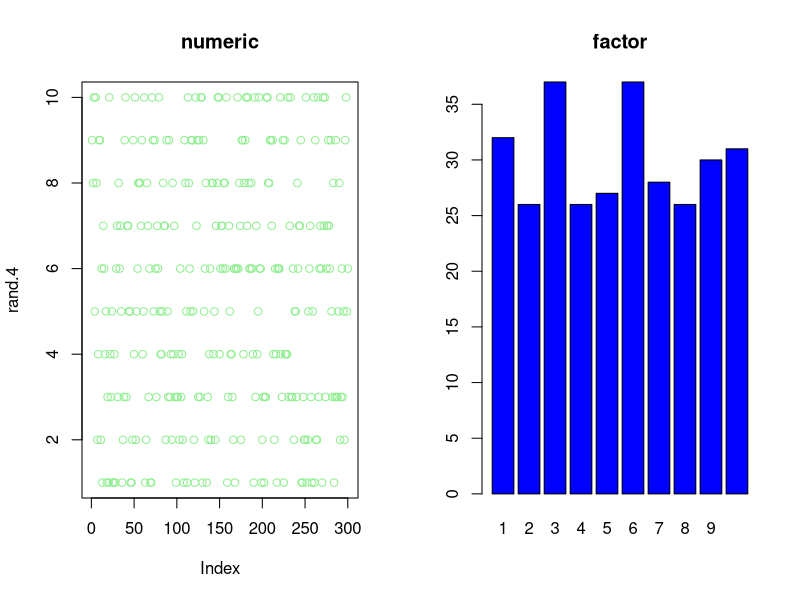
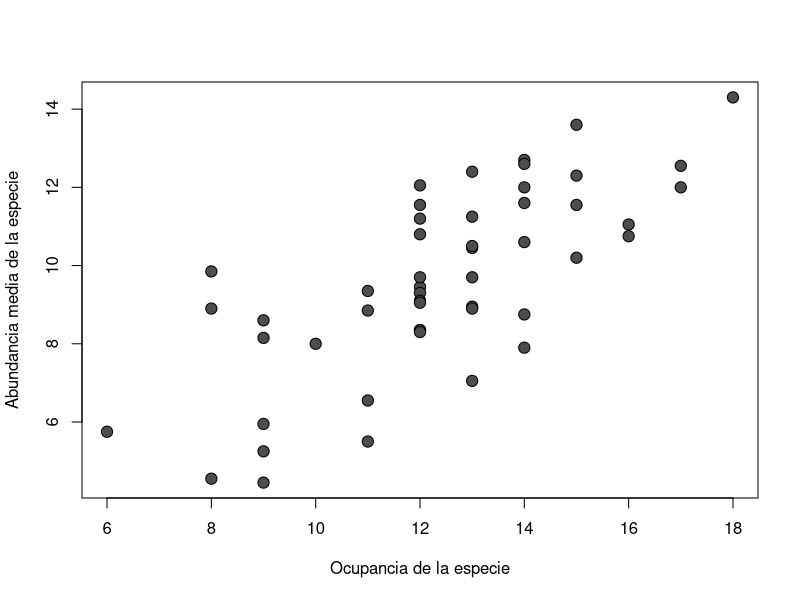
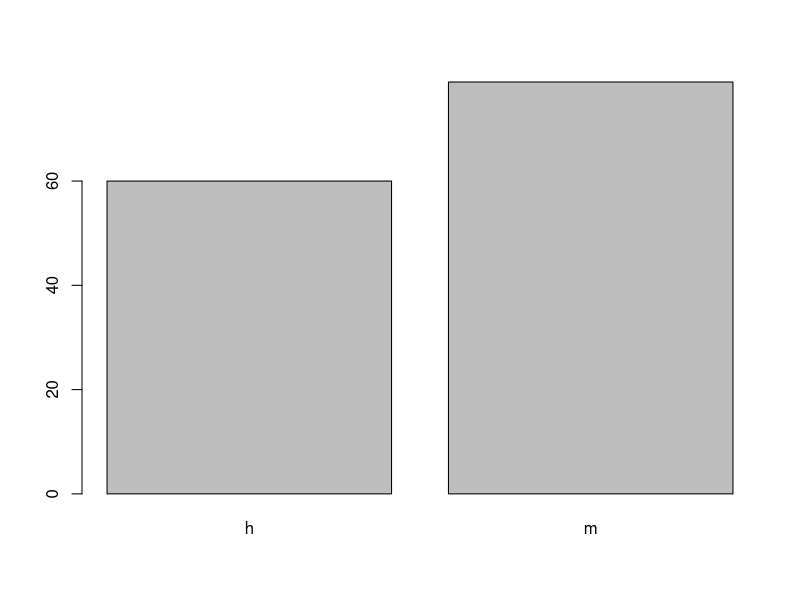

These charts were generated, in order, by the following R code:
################################################################################
### R BASICS WORKSHOP                                                        ###
### EJERCICIO 3-2: Objetos                                                   ###
###                                                                          ###
### Métodos de biología computacional                                        ###
### Facultad de Ciencias, UNAM                                               ###
### Website: github.com/hachepunto/R_Basics_workshop                         ###
################################################################################

## OBJETIVO:
## Familiarizarte con los distintos tipos y clases de objetos en R.

## CÓMO TRABAJAR ESTE EJERCICIO:
## 1. Escribe tus respuestas en este mismo archivo, debajo de cada tarea.
## 2. TODO lo que no sea código debe ir precedido de '#'. Si escribes texto sin
##    '#', el archivo deja de ser código válido y ya no corre.
## 3. El archivo ya corre completo tal como está: el código que necesitas para
##    contestar ya viene escrito. Tu trabajo es leerlo, predecir qué hace,
##    correrlo y explicar el resultado.
## 4. Antes de entregar, corre el archivo de principio a fin
##    (source("3-2_objetos.r") en la consola) y asegúrate de que no truena.

## DIRECTORIO DE TRABAJO:
## Este ejercicio lee un archivo de la carpeta "Datasets". Tu directorio de
## trabajo debe ser la carpeta del taller (la que contiene "Datasets").
## Compruébalo con getwd() y cámbialo con setwd() si hace falta.

## NOTA SOBRE try():
## Algunas líneas de este ejercicio tienen errores A PROPÓSITO; tu tarea es leer
## el mensaje de error y entenderlo. Están envueltas en try() para que el error
## se imprima pero el archivo siga corriendo.

## NOTA SOBRE REPRODUCIBILIDAD:
## Este ejercicio usa números aleatorios, así que tus resultados no van a ser
## idénticos a los de tus compañeros. Eso es esperado y es parte de la lección
## (ver TAREA 6). Si quieres resultados repetibles, descomenta esta línea:
# set.seed(123)


# Crea un objeto con 100 valores aleatorios tomados de una distribución normal
# con un promedio de 5 y una desviación estándar de 1.5.
rand.1 <- rnorm(100, mean = 5, sd = 1.5)

class(rand.1)
mode(rand.1)
length(rand.1)

## TAREA 1: ¿Qué clase de objeto es 'rand.1'? ¿Qué tipo de datos contiene?
## ¿Cuál es su longitud? Las tres líneas de arriba te lo dicen: explica en
## un comentario qué significa cada una.

mean(rand.1)
sd(rand.1)

## TAREA 2: ¿La media y la desviación estándar salieron exactamente 5 y 1.5?
## ¿Por qué sí o por qué no?


# Esto RE-ESCRIBE 'rand.1' con otros 100 valores de la misma distribución.
rand.1 <- rnorm(100, mean = 5, sd = 1.5)

mean(rand.1)
sd(rand.1)

## TAREA 3: ¿La media es idéntica a la de antes? ¿Por qué sí / por qué no?


# Abre el archivo de ayuda para la función 'as.character'.
?as.character

# Crea un vector de caracteres a partir de 'rand.1'.
rand.2 <- as.character(rand.1)

class(rand.2)
mode(rand.2)
length(rand.2)

## TAREA 4: ¿Qué cambió y qué NO cambió entre 'rand.1' y 'rand.2'?

rand.1
rand.2
## TAREA 5: Al imprimir estos dos objetos, ¿en qué se ven diferentes?


identical(rand.1, rand.2)
## TAREA 6: ¿Qué hace la función 'identical'? ¿Por qué este resultado es FALSE,
## si los dos objetos "tienen los mismos números"?


# Transforma 'rand.2' de vuelta a números.
rand.3 <- as.numeric(rand.2)

class(rand.1)
class(rand.3)
identical(class(rand.1), class(rand.3))
# Las clases sí son idénticas.

identical(rand.1, rand.3)
rand.1 - rand.3
## TAREA 7: ¿Por qué 'identical(rand.1, rand.3)' todavía es FALSE? Mira las
## diferencias que imprime la línea de arriba: no son exactamente cero. Esta es
## una lección sobre precisión numérica y sobre el cuidado que hay que tener al
## comparar números con '=='. (El ejercicio 3-3 trata este tema a fondo.)


seq.1 <- 1:5
seq.1
## Crea un vector con la secuencia 1, 2, 3, 4, 5.


## TAREA 8: Queremos un vector de longitud 10 que sea una muestra aleatoria de
## los números en 'seq.1'. La línea de abajo falla. Lee el error y la ayuda de
## 'sample' y explica por qué. ¿Qué argumento hay que agregar?
try(sample(x = seq.1, size = 10))

sample(x = seq.1, size = 10, replace = TRUE)
# Así sí funciona.


rand.3 <- as.character(sample(1:10, size = 300, replace = TRUE))
# RE-ESCRIBE 'rand.3': ahora es un vector de caracteres de longitud 300 con una
# muestra aleatoria de enteros del 1 al 10.

is.numeric(rand.3) # Esto debe ser FALSE.
is.character(rand.3) # Esto debe ser TRUE.

class(rand.3)
mode(rand.3)
length(rand.3)

## TAREA 9: Explica por qué 'is.numeric' es FALSE aunque el objeto esté lleno
## de lo que a simple vista parecen números.


rand.4 <- as.numeric(rand.3)
rand.5 <- as.factor(rand.4)

class(rand.4)
class(rand.5)
levels(rand.5)
## TAREA 10: ¿Cuál es la clase de cada uno? ¿Qué son los "levels" de 'rand.5'?

par(mfrow = c(1, 2))
plot(rand.4, col = "lightgreen", main = "numeric")
plot(rand.5, col = "blue", main = "factor")
par(mfrow = c(1, 1))
## TAREA 11: Aunque en esencia ambos objetos tienen los mismos números, la clase
## del objeto ("numeric" o "factor") determina el comportamiento de 'plot'.
## Describe en qué se diferencian las dos gráficas y por qué.


M.abund <- matrix(rpois(1000, 1) * rpois(1000, 10), ncol = 50)
## TAREA 12: ¿Qué hace la función 'rpois'? Lee help(rpois) y describe paso a
## paso qué hace esta línea de código.

class(M.abund)
## TAREA 13: SIN correr R, predice las dimensiones y la longitud de esta matriz.
## Después confírmalo con las dos líneas siguientes.
dim(M.abund)
length(M.abund)


# Supongamos que 'M.abund' es una matriz de abundancias de especies (columnas)
# en varios sitios (filas). En matrices como esta es útil tener nombres para
# filas y columnas.

## TAREA 14: La línea de abajo falla. Lee el error, encuentra el problema y
## explícalo. Pista: fíjate en las comillas.
try(colnames(M.abund) <- paste("sp", 1:ncol("M.abund"), sep = "_"))

colnames(M.abund) <- paste("sp", 1:ncol(M.abund), sep = "_")
rownames(M.abund) <- paste("site", 1:nrow(M.abund), sep = "_")
M.abund[1:5, 1:5]

## TAREA 15: ¿Puedes predecir el resultado de la siguiente línea? Ojo: no se
## pregunta por la clase de la matriz sino por la clase de sus nombres.
class(colnames(M.abund))


M.presence <- M.abund > 0
## Más adelante veremos operadores con detalle, pero por ahora: esta línea
## compara cada elemento de 'M.abund' con 0 y produce una nueva matriz llena de
## TRUE o FALSE, con las mismas dimensiones que la original.

M.presence[1:5, 1:5]
## Observa que la nueva matriz hereda los nombres de 'M.abund'.

class(M.presence)
mode(M.presence)
## TAREA 16: ¿Coinciden la clase y el modo con lo que esperabas?


spp.abund <- colMeans(M.abund)
# 'colMeans' calcula el promedio de cada columna: la abundancia media de cada
# especie a través de los sitios.

names(spp.abund)
## TAREA 17: ¿De dónde vienen los nombres de los elementos de este vector?


spp.occup <- colSums(M.presence)
# Truco muy útil: R trata los TRUE como 1 y los FALSE como 0. Sumar por columnas
# una matriz de TRUE/FALSE cuenta en cuántos sitios está presente cada especie.


LM.abund.occup <- lm(spp.abund ~ spp.occup)
## TAREA 18: ¿Qué hace la función 'lm'? ¿Cuál es la clase del objeto resultante?
class(LM.abund.occup)

str(LM.abund.occup)
## TAREA 19: 'str' muestra la estructura interna del objeto. ¿De qué clase
## básica de objeto está hecho un modelo lineal por dentro?

summary(LM.abund.occup)
## TAREA 20: Interpreta el resumen: ¿hay relación entre abundancia y ocupancia?

plot(spp.occup, spp.abund, cex = 1.5, pch = 21, col = "black", bg = "grey30",
     xlab = "Ocupancia de la especie", ylab = "Abundancia media de la especie")
## TAREA 21: Este es el diagrama de dispersión que corresponde al análisis.
## Agrégale la línea de regresión con abline(LM.abund.occup).

## TAREA 22: Haz un análisis similar, pero ahora entre el número total de
## individuos por sitio y la riqueza (número de especies) por sitio. Usa
## 'rowSums' en lugar de 'colSums'/'colMeans'. (La solución está más abajo.)


# Crea una copia desechable de 'M.abund' solo para el siguiente ejemplo.
basura <- M.abund

# Lista los objetos que existen en este momento en tu sesión. Ahí está 'basura'.
ls()

rm(basura)
ls()
## TAREA 23: ¿Qué hace la función 'rm'? Compara las dos salidas de 'ls()'.
## (Ojo: borramos una copia y no 'M.abund' misma, porque todavía la necesitamos.)


letters
# 'letters' es un vector predeterminado en R que contiene el alfabeto en
# minúsculas; 'LETTERS' lo tiene en mayúsculas.

L.vector <- sample(c(letters, LETTERS), 50, replace = TRUE)

class(L.vector)
mode(L.vector)
length(L.vector)
## TAREA 24: Explica qué hizo 'sample' aquí y por qué hizo falta replace = TRUE.

names(L.vector) <- 1:length(L.vector)
L.vector
## TAREA 25: Las dos líneas anteriores le ponen nombres a los elementos.
## ¿Qué diferencia hay entre L.vector[3] y L.vector["3"]? Pruébalo.

L <- matrix(L.vector, nrow = 5)
L
## TAREA 26: ¿Cuántas columnas tiene 'L'? ¿De dónde salió ese número?


### DATOS REALES ###############################################################

# Este conjunto de datos tiene información sobre la abundancia y riqueza de tres
# especies de ectoparásitos (Streblidae) en murciélagos hospederos (filas).
# Los datos fueron colectados en múltiples localidades en Ecuador.

streb <- read.table("Datasets/data_streblidaeonbats.txt", header = TRUE,
                    sep = "\t", stringsAsFactors = TRUE)

# OJO con 'stringsAsFactors = TRUE': desde R 4.0.0 'read.table' ya NO convierte
# texto a factores automáticamente. Lo pedimos explícitamente porque varias
# tareas de abajo comparan el comportamiento de un factor contra el de un vector
# de caracteres. Si lo dejas en su valor por defecto (FALSE), la columna 'Sex'
# llega como texto y las TAREAS 31 a 35 dejan de tener sentido.

class(streb)
dim(streb)
## TAREA 27: ¿Qué tipo de objeto produce siempre 'read.table'? ¿Cuántas
## observaciones y cuántas variables hay?

colnames(streb)
## TAREA 28: ¿Cuáles son los nombres de las variables?

rownames(streb)[1:10]
rownames(streb) <- paste("obs", 1:nrow(streb), sep = "_")
rownames(streb)[1:10]
## TAREA 29: Explica qué hizo la línea de en medio.

str(streb)
summary(streb)
## TAREA 30: 'str' y 'summary' dan dos vistas distintas del mismo objeto.
## ¿Qué te dice cada una que la otra no?


streb_sex <- streb$Sex
streb_sex.2 <- as.character(streb$Sex)
# La primera línea toma la columna "Sex" tal cual (un factor); la segunda la
# convierte a texto.

class(streb_sex)
class(streb_sex.2)
## TAREA 31: ¿Cuál es la clase de cada uno?

## TAREA 32: ¿Puedes predecir el resultado de las siguientes líneas?
levels(streb_sex)
levels(streb_sex.2)

## TAREA 33: ¿Puedes predecir el resultado de estas dos? (La segunda va dentro
## de try() porque produce un error, no una gráfica.)
plot(streb_sex)
try(plot(streb_sex.2))

## Nota cómo estos dos objetos se imprimen de forma distinta:
streb_sex
as.character(streb_sex)

identical(streb_sex, streb_sex.2)
## TAREA 34: ¿Los dos objetos tienen la misma información? ¿Por qué 'identical'
## dice que no son iguales?

SexMatrix <- cbind(streb_sex, as.character(streb_sex))
head(SexMatrix)
## TAREA 35: 'cbind' pega vectores para formar una matriz, cada vector como una
## columna. ¿Qué le pasó a los datos del factor 'streb_sex' en la primera
## columna? Pista: una matriz solo admite UN tipo de dato.


### MARCOS DE DATOS Y LISTAS ###################################################

V1 <- rnorm(10)
V2 <- rpois(10, 5)
V3 <- sample(letters, 10)
V4 <- sample(c(TRUE, FALSE), 11, replace = TRUE)

class(V1)
class(V2)
class(V3)
class(V4)

## TAREA 36: ANTES de correr la siguiente línea, predice si dará error y por qué.
try(DF <- data.frame(V1, V2, V3, V4))

V4 <- sample(c(TRUE, FALSE), 10, replace = TRUE)
DF <- data.frame(V1, V2, V3, V4)
DF
## TAREA 37: ¿Qué cambió para que ahora sí funcione?

DF.list <- list(V1 = V1, V2 = V2, V3 = V3, V4 = V4)
str(DF.list)
## TAREA 38: 'DF' y 'DF.list' tienen los mismos datos. ¿Qué puede hacer una
## lista que un marco de datos no? (Pista: intenta meter en cada uno un quinto
## vector de longitud 3.)


################################################################################
### SOLUCIONES #################################################################
################################################################################

## Las soluciones de este ejercicio están en un archivo aparte:
##
##     soluciones/3-2_objetos_soluciones.r
##
## Inténtalo tú primero y consúltalo después para autoevaluarte. Ese archivo
## vuelve a correr este ejercicio por su cuenta, así que puedes abrirlo en una
## sesión limpia:
##
##     source("soluciones/3-2_objetos_soluciones.r")
